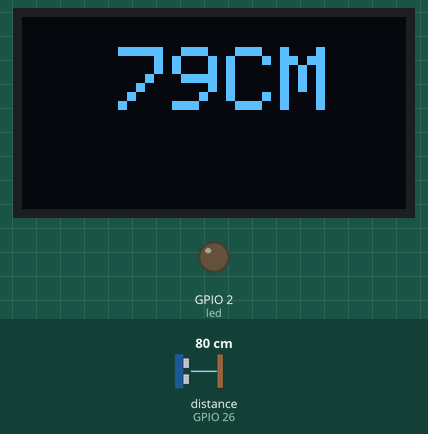
Simulated run of this sketch. Board: ESP32. On the bench: 128×64 one-colour display, output pins drawn as LEDs (lit = HIGH). Wiring (inferred from the names in the program): ultrasonic range finder: trigger GPIO 25; echo GPIO 26. Inputs (shaded band) come from the test bench; at power-on: distance to the obstacle (sensor on GPIO 26) 80 cm. The echo pulse lasts 58.3 µs per cm; pins used as bus, display or sensor lines are not drawn.

Above: at 1.2 s.
1.3 s: distance to the obstacle (sensor on GPIO 26) set to 7 cm
At 2.5 s:
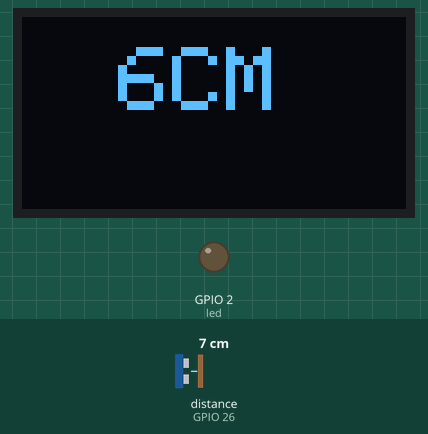
2.8 s: distance to the obstacle (sensor on GPIO 26) set to 4 cm
At 3.8 s:
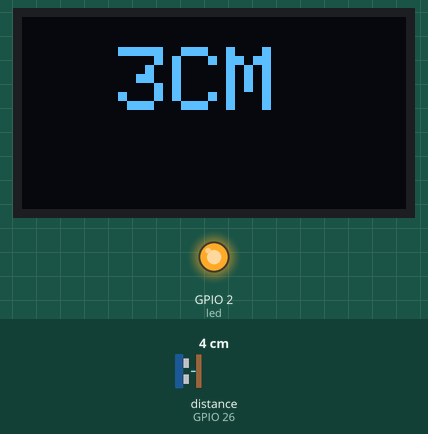
4.3 s: distance to the obstacle (sensor on GPIO 26) set to 2 cm
At 5.7 s:
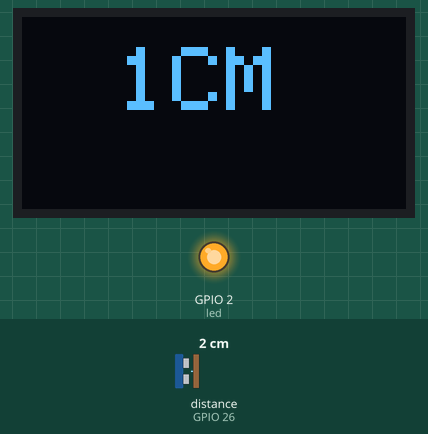
Timing chart, 0 to 7.3 s (numbered marks = the images above; inputs shaded):
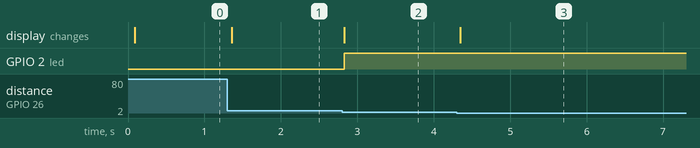

The sketch:

esp32-medidor-distancia-oled.ino
```cpp
#include <Wire.h>
#include <Adafruit_GFX.h>
#include <Adafruit_SSD1306.h>

#define ANCHO_PANTALLA 128
#define ALTO_PANTALLA 64

#define OLED_RESET -1
#define DIRECCION_PANTALLA 0x3C

Adafruit_SSD1306 display(ANCHO_PANTALLA, ALTO_PANTALLA, &Wire, OLED_RESET);

//Conexión Oled
//GPIO21 → SDA (OLED)
//GPIO22 → SCL (OLED)
//3.3V   → VCC (OLED)

//Conexion ultrasonico
const int pinTrig = 25;  // Pin de trigger del sensor ultrasónico
const int pinEcho = 26;  // Pin de echo del sensor ultrasónico
//El sensor con su respectiva conexión a GND & VCC 5v o 3.3v del esp32

const int led = 2;       // Pin del LED que se enciende cuando la distancia es muy cercana

void setup() {
  pinMode(led, OUTPUT);
  digitalWrite(led, LOW);  // Asegurarse de que el LED esté apagado al inicio

  if (!display.begin(SSD1306_SWITCHCAPVCC, DIRECCION_PANTALLA)) {
    Serial.println(F("Fallo en la asignacion de SSD1306"));
    for (;;);  // Detener la ejecución si la pantalla no se inicializa correctamente
  }

  display.clearDisplay();
  display.setTextSize(1);
  display.setTextColor(SSD1306_WHITE);
  display.setCursor(0, 0);
  display.setTextSize(3);
  display.println("SENSOR");
  display.display();

  pinMode(pinTrig, OUTPUT);
  pinMode(pinEcho, INPUT);
  Serial.begin(115200);
  digitalWrite(pinTrig, LOW);
}

void loop() {
  // Generar un pulso de 10 microsegundos en el pin de trigger
  digitalWrite(pinTrig, HIGH);
  delayMicroseconds(10);
  digitalWrite(pinTrig, LOW);

  // Medir el tiempo que tarda en llegar el eco
  long duration = pulseIn(pinEcho, HIGH);

  // Calcular la distancia en centímetros
  int distance = duration / 59;

  // Mostrar la distancia en la pantalla OLED
  display.clearDisplay();
  display.setTextSize(3);
  display.setTextColor(SSD1306_WHITE);
  display.setCursor(32, 10);
  display.print(distance);
  display.print("CM");
  display.display();

  // Encender el LED si la distancia es menor a 5 cm
  if (distance < 5) {
    digitalWrite(led, HIGH);
  } else {
    digitalWrite(led, LOW);
  }

  delay(30);  // Pequeño retardo para evitar lecturas demasiado rápidas
}
```

Measured:
- the behaviour switches between 6 and 5 cm on distance to the obstacle (sensor on GPIO 26) (found by bisection; images 1 and 2)
- after the input at 1.3 s, the display: changes after 0.06 s (image 1)
- after the input at 2.8 s, GPIO 2 (led): LOW → HIGH at once; the display: first differs from a run without the input at once (image 2)
- after the input at 4.3 s, the display: changes after 0.05 s (image 3)
